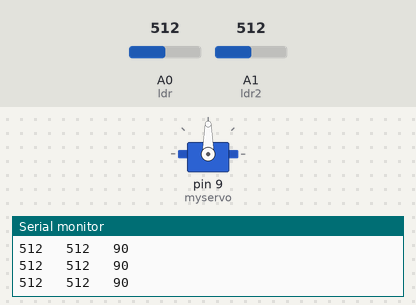
Recording of a sketch running on a simulated Arduino Uno, built with avr-gcc and run on an emulated ATmega328P. Parts: servo, the last lines printed to the serial monitor. Inputs (shaded band) come from the test bench; at power-on: A0 (ldr) = 512, A1 (ldr2) = 512.

Above: at 1.2 s.
1.3 s: A0 (ldr) set to 788
4.3 s: A0 (ldr) set to 808
At 4.77 s:
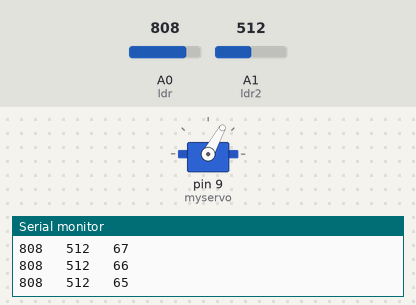
At 6.3 s:
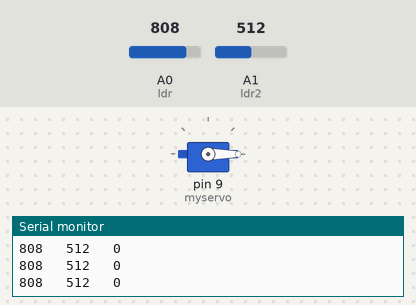
7.3 s: A1 (ldr2) set to 988
8.8 s: A1 (ldr2) set to 1012
10.3 s: A0 (ldr) set to 608
11.8 s: A0 (ldr) set to 584
At 12.57 s:
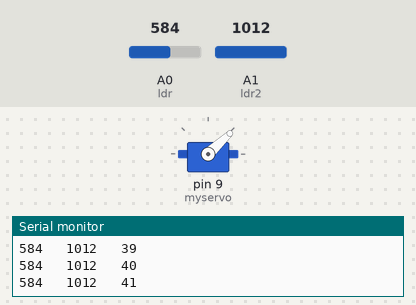
At 15.6 s:
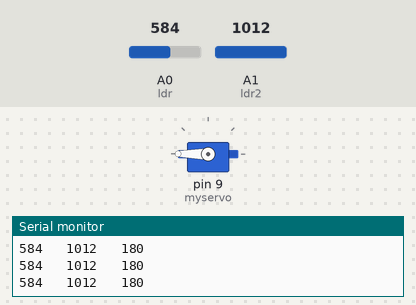
Timing chart, 0 to 15.8 s (numbered marks = the images above; inputs shaded):
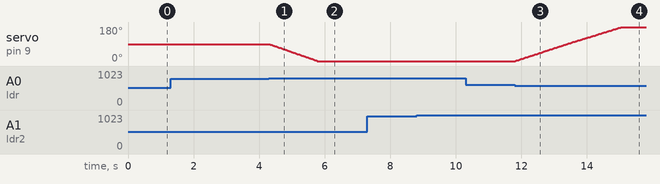

The sketch:

solar.ino
```cpp
#include<Servo.h>
int ldr = A0;
int ldr2 = A1;
Servo myservo;
int pos = 90;

void setup() {
  // put your setup code here, to run once:
myservo.attach(9);
Serial.begin(9600);
myservo.write(pos);
}

void loop() {
  // put your main code here, to run repeatedly:
int ldrvalue = analogRead(ldr);
int ldrvalue2 = analogRead(ldr2);
pos=constrain(pos,0,180);
myservo.write(pos);
if(ldrvalue > 800 and ldrvalue2 < 600){
  pos--;
  myservo.write(pos);
}
else if(ldrvalue < 600 and ldrvalue2 > 800 ){
  pos++;
  myservo.write(pos);
}
int poss=myservo.read();
Serial.print(ldrvalue  ); Serial.print("   "); Serial.print(ldrvalue2); Serial.print("   "); Serial.println(poss);

delay(10);
}
```

Measured:
- the behaviour switches between 800 and 801 on A0 (ldr) (found by bisection; images 0 and 1)
- the behaviour switches between 600 and 599 on A0 (ldr) (found by bisection; images 2 and 3)
- after the input at 4.3 s, servo on pin 9 (myservo): moves from 90° to 0° over 1.5 s, starting at once
- after the input at 11.8 s, servo on pin 9 (myservo): moves from 0° to 180° over 3.2 s, starting at once
